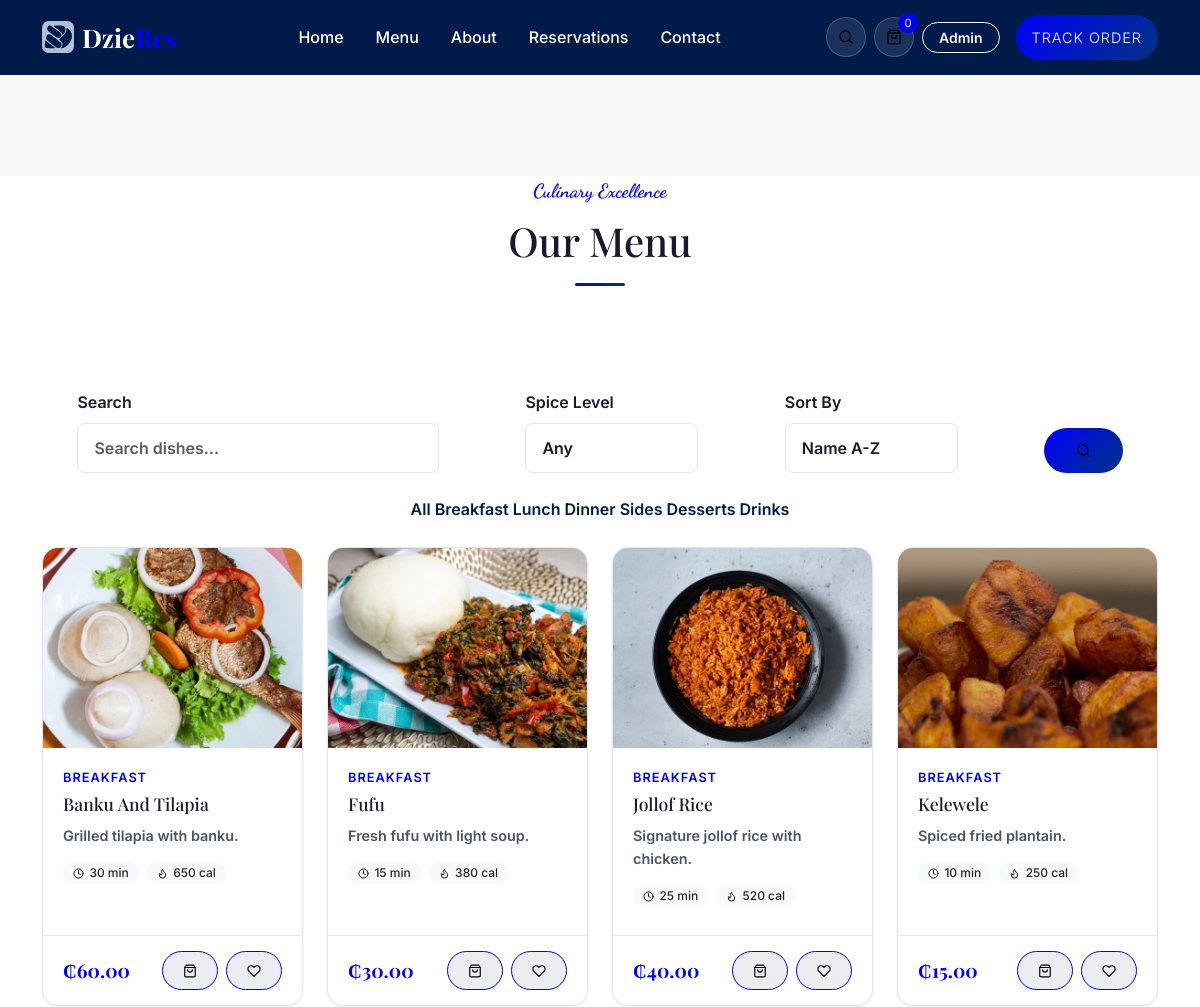
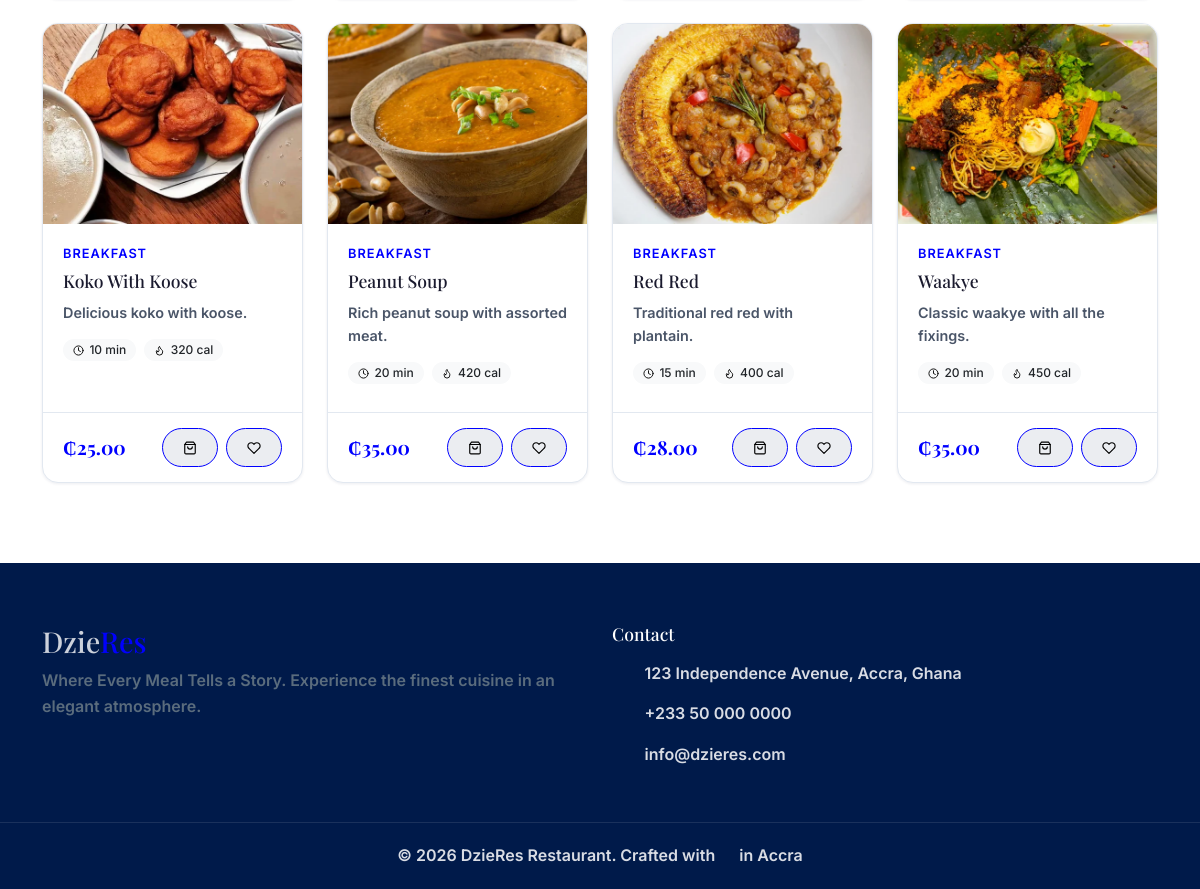
The page /menu on the database its author committed (2 pictures, top to bottom).
### tables this page shows
CREATE TABLE categories (
    id INTEGER PRIMARY KEY AUTOINCREMENT,
    name VARCHAR(100) NOT NULL,
    slug VARCHAR(100) NOT NULL UNIQUE,
    description TEXT,
    image VARCHAR(255),
    icon VARCHAR(50),
    parent_id INTEGER,
    sort_order INTEGER DEFAULT 0,
    status TEXT DEFAULT 'active',
    is_featured INTEGER DEFAULT 0,
    created_at DATETIME DEFAULT CURRENT_TIMESTAMP,
    updated_at DATETIME DEFAULT CURRENT_TIMESTAMP,
    FOREIGN KEY (parent_id) REFERENCES categories(id) ON DELETE SET NULL
);

CREATE TABLE foods (
    id INTEGER PRIMARY KEY AUTOINCREMENT,
    category_id INTEGER NOT NULL,
    name VARCHAR(200) NOT NULL,
    slug VARCHAR(200) NOT NULL UNIQUE,
    description TEXT,
    ingredients TEXT,
    price DECIMAL(10,2) NOT NULL,
    discount_percent DECIMAL(5,2) DEFAULT 0,
    final_price DECIMAL(10,2),
    calories INTEGER,
    preparation_time INTEGER, -- in minutes
    image VARCHAR(255),
    images TEXT, -- JSON array
    spice_level TEXT DEFAULT 'mild',
    availability TEXT DEFAULT 'available',
    status TEXT DEFAULT 'active',
    is_featured INTEGER DEFAULT 0,
    is_todays_special INTEGER DEFAULT 0,
    is_chef_recommendation INTEGER DEFAULT 0,
    tags TEXT, -- JSON array
    serving_size VARCHAR(50),
    allergens TEXT, -- JSON array
    preparation_time_range VARCHAR(50),
    unit TEXT DEFAULT 'plate',
    stock_quantity INTEGER DEFAULT 999,
    min_order_qty INTEGER DEFAULT 1,
    max_order_qty INTEGER DEFAULT 20,
    sort_order INTEGER DEFAULT 0,
    created_at DATETIME DEFAULT CURRENT_TIMESTAMP,
    updated_at DATETIME DEFAULT CURRENT_TIMESTAMP,
    FOREIGN KEY (category_id) REFERENCES categories(id) ON DELETE CASCADE
);

### views/menu/index.php (the view, shortened to what the rows shown need)
<?php
$search = $search ?? '';
$sort = $sort ?? 'name_asc';
$currentCategory = $currentCategory ?? '';
?>
<section class="page-hero">
    <div class="container">
        <div class="text-center" data-aos="fade-up">
            <p class="section-subtitle">Culinary Excellence</p>
            <h1 class="page-title">Our Menu</h1>
            <div class="section-divider mx-auto"></div>
        </div>
    </div>
</section>
<section class="section-padding">
    <div class="container">
        <div class="menu-filters mb-4" data-aos="fade-up">
            <form method="GET" action="<?= \baseUrl('menu') ?>" id="menuFilterForm" class="row g-3 align-items-end">
                <div class="col-md-4">
                    <label class="form-label">Search</label>
                    <input type="text" name="search" class="form-control" placeholder="Search dishes..." value="<?= \escape($search) ?>">
                </div>
                <div class="col-md-2">
                    <label class="form-label">Spice Level</label>
                    <select name="spice" class="form-select">
                        <option value="">Any</option>
                    </select>
                </div>
                <div class="col-md-2">
                    <label class="form-label">Sort By</label>
                    <select name="sort" class="form-select">
                        <option value="name_asc" <?= $sort === 'name_asc' ? 'selected' : '' ?>>Name A-Z</option>
                    </select>
                </div>
                <div class="col-md-1">
                    <button type="submit" class="btn btn-gold w-100"><?= \icon('filter', []) ?></button>
                </div>
            </form>
        </div>
        <div class="category-pills mb-4 text-center">
            <a href="<?= \baseUrl('menu') ?>" class="category-pill <?= empty($currentCategory) ? 'active' : '' ?>">All</a>
            <?php foreach ($categories as $cat): ?>
                <a href="<?= \baseUrl('menu/category/' . $cat->slug) ?>" class="category-pill <?= $currentCategory === $cat->slug ? 'active' : '' ?>">
                    <?= \escape($cat->name) ?>
                </a>
            <?php endforeach; ?>
        </div>
        <div class="row g-4" id="foodGrid">
            <?php if (!empty($foods)): ?>
                <?php foreach ($foods as $food): ?>
                    <div class="col-md-6 col-lg-4 col-xl-3" data-aos="fade-up">
                        <div class="food-card">
                            <div class="food-image">
                                <a href="<?= \baseUrl('menu/' . $food->slug) ?>">
                                    <img src="<?= \menuImageUrl($food) ?>" alt="<?= \escape($food->name) ?>" loading="lazy">
                                </a>
                            </div>
                            <div class="food-body">
                                <p class="food-category"><?= \escape($food->category_name ?? '') ?></p>
                                <h5 class="food-name">
                                    <a href="<?= \baseUrl('menu/' . $food->slug) ?>" class="text-decoration-none text-reset stretched-link-target">
                                        <?= \escape($food->name) ?>
                                    </a>
                                </h5>
                                <p class="food-description"><?= \truncate($food->description ?? '', 70) ?></p>
                                <div class="d-flex align-items-center gap-2 mb-2 flex-wrap">
                                    <span class="badge bg-light text-dark"><?= \icon('clock', ['style' => 'width:0.9em;height:0.9em;margin-right:0.35rem;vertical-align:-0.15em;']) ?><?= $food->preparation_time ?? 15 ?> min</span>
                                    <span class="badge bg-light text-dark"><?= \icon('fire', ['style' => 'width:0.9em;height:0.9em;margin-right:0.35rem;vertical-align:-0.15em;']) ?><?= $food->calories ?? 0 ?> cal</span>
                                </div>
                            </div>
                            <div class="food-footer">
                                <div class="food-price">
                                    <?= \formatPrice($food->final_price ?? $food->price) ?>
                                </div>
                                <div class="d-flex gap-2">
                                    <button class="btn btn-light-gold btn-sm add-to-cart" data-food-id="<?= $food->id ?>">
                                        <?= \icon('cart', []) ?>
                                    </button>
                                    <button class="btn btn-light-gold btn-sm favorite-btn" data-food-id="<?= $food->id ?>">
                                        <?= \icon('heart', []) ?>
                                    </button>
                                </div>
                            </div>
                        </div>
                    </div>
                <?php endforeach; ?>
            <?php endif; ?>
        </div>
    </div>
</section>

### Router.php (shortened to what the rows shown need)
<?php
class Router
{
    private $routes = [];
    private $middleware = [];
    private $prefix = '';
    private function addRoute(string $methods, string $path, $handler, array $middleware): void
    {
        $path = $this->prefix . $path;
        $methods = explode('|', $methods);
        foreach ($methods as $method) {
            $this->routes[] = [
                'method' => strtoupper(trim($method)),
                'path' => $path,
                'handler' => $handler,
                'middleware' => array_merge($this->middleware, $middleware),
                'pattern' => $this->pathToRegex($path),
            ];
        }
    }
    public function group(string $prefix, callable $callback, array $middleware = []): void
    {
        $previousPrefix = $this->prefix;
        $previousMiddleware = $this->middleware;
        $this->prefix = $previousPrefix . $prefix;
        $this->middleware = array_merge($previousMiddleware, $middleware);
        $this->prefix = $previousPrefix;
        $this->middleware = $previousMiddleware;
    }
    public function dispatch(): void
    {
        $uri = parse_url($_SERVER['REQUEST_URI'], PHP_URL_PATH);
        $basePath = dirname($_SERVER['SCRIPT_NAME']);
        if ($basePath !== '/' && strpos($uri, $basePath) === 0) {
            $uri = substr($uri, strlen($basePath));
        }
        $uri = '/' . trim($uri, '/');
        foreach ($this->routes as $route) {
            if (preg_match($route['pattern'], $uri, $matches)) {
                $params = array_filter($matches, function($key) {
                    return !is_numeric($key);
                }, ARRAY_FILTER_USE_KEY);
                $this->executeHandler($route['handler'], $params);
                return;
            }
        }
    }
    private function pathToRegex(string $path): string
    {
        $pattern = preg_replace('/\{([a-zA-Z_]+)\}/', '(?P<$1>[^/]+)', $path);
        $pattern = str_replace('/', '\/', $pattern);
        return '/^' . $pattern . '$/';
    }
    private function executeHandler($handler, array $params): void
    {
        if (is_callable($handler)) {
            call_user_func_array($handler, $params);
        } elseif (is_string($handler)) {
            if (strpos($handler, '@') !== false) {
                [$controller, $method] = explode('@', $handler);
                $instance = new $controller();
                call_user_func_array([$instance, $method], $params);
            } else {
                view($handler, $params);
            }
        }
    }
}

### helpers/functions.php (shortened to what the rows shown need)
<?php
function app(): array
{
    static $config = null;
    if ($config === null) {
        $config = require __DIR__ . '/../config/app.php';
    }
    return $config;
}
function db(): Database
{
    return Database::getInstance();
}
function config(string $key, $default = null)
{
    $dbValue = dbConfigValue($key);
    $keys = explode('.', $key);
    $value = app();
    foreach ($keys as $segment) {
        $value = $value[$segment];
    }
    return $value;
}
function dbConfigValue(string $key)
{
    static $map = [
        'tax.rate'               => 'tax_rate',
        'service_charge'         => 'service_charge',
        'delivery.fee'           => 'delivery_fee',
        'delivery.free_above'    => 'free_delivery_above',
        'currency.symbol'        => 'currency_symbol',
        'currency.code'          => 'currency_code',
        'restaurant.name'        => 'restaurant_name',
        'restaurant.tagline'     => 'restaurant_tagline',
        'restaurant.phone'       => 'restaurant_phone',
        'restaurant.email'       => 'restaurant_email',
        'restaurant.address'     => 'restaurant_address',
        'restaurant.opening_hours' => 'opening_hours',
        'loyalty.points_per_ghs' => 'loyalty_points_per_ghs',
        'loyalty.welcome_points' => 'welcome_points',
        'app.accent_color'       => 'accent_color',
        'app.primary_color'      => 'primary_color',
    ];
    if (!isset($map[$key])) {
        return null;
    }
    try {
        return getSetting($map[$key]);
    } catch (\Throwable $e) {
        return null;
    }
}
function detectBaseUrl(): string
{
    $configured = config('url');
    if (!empty($_SERVER['HTTP_HOST'])) {
        $scheme = (!empty($_SERVER['HTTPS']) && $_SERVER['HTTPS'] !== 'off') ? 'https' : 'http';
        $host = $_SERVER['HTTP_HOST'];
        $script = $_SERVER['SCRIPT_NAME'] ?? '/index.php';
        $basePath = rtrim(dirname($script), '/');
        return $scheme . '://' . $host . $basePath;
    }
    return rtrim($configured ?: 'http://localhost/restaurant', '/');
}
function baseUrl(string $path = ''): string
{
    static $base = null;
    if ($base === null) {
        $base = detectBaseUrl();
    }
    return rtrim($base, '/') . '/' . ltrim($path, '/');
}
function escape(string $value): string
{
    return htmlspecialchars($value, ENT_QUOTES | ENT_HTML5, 'UTF-8');
}
function sanitize($value): string
{
    return strip_tags(trim((string) $value));
}
function truncate(string $text, int $length = 100, string $suffix = '...'): string
{
    if (mb_strlen($text) <= $length) {
        return $text;
    }
    return mb_substr($text, 0, $length - mb_strlen($suffix)) . $suffix;
}
function formatPrice(float $amount): string
{
    $symbol = config('currency.symbol', '₵');
    return $symbol . number_format($amount, 2);
}
function paginate(string $query, string $countQuery, array $params = [], int $perPage = 12): array
{
    $page = max(1, (int)($_GET['page'] ?? 1));
    $offset = ($page - 1) * $perPage;
    $totalResult = db()->fetch($countQuery, $params);
    $total = $totalResult ? (int)$totalResult->count : 0;
    $totalPages = max(1, ceil($total / $perPage));
    $items = db()->fetchAll(
        $query . " LIMIT {$perPage} OFFSET {$offset}",
        $params
    );
    return [
        'items' => $items,
        'current_page' => $page,
        'per_page' => $perPage,
        'total' => $total,
        'total_pages' => $totalPages,
        'has_prev' => $page > 1,
        'has_next' => $page < $totalPages,
        'prev_page' => $page - 1,
        'next_page' => $page + 1,
    ];
}
function getSetting(string $key, $default = null)
{
    $result = db()->fetch("SELECT value FROM settings WHERE `key` = ?", [$key]);
    return $result ? $result->value : $default;
}
function view(string $view, array $data = []): void
{
    extract($data);
    $viewPath = __DIR__ . '/../views/' . $view . '.php';
    require $viewPath;
}
function asset(string $path): string
{
    return baseUrl('assets/' . ltrim($path, '/'));
}
function icon(string $name, array $attrs = []): string
{
    $file = $map[$name] ?? 'search.svg';
    $src = asset('images/icons/' . $file);
    $html = '<img src="' . $src . '" alt="' . $name . '" class="icon icon-' . $name . '"';
    foreach ($attrs as $k => $v) {
        $html .= ' ' . $k . '="' . htmlspecialchars($v, ENT_QUOTES) . '"';
    }
    $html .= '>';
    return $html;
}
function menuImageUrl(object $food): string
{
    $slug = $food->slug ?? '';
    $menuDir = __DIR__ . '/../assets/images/menu/';
    if ($slug && is_dir($menuDir)) {
        $files = [];
        if (defined('GLOB_BRACE')) {
            $files = glob($menuDir . $slug . '-*.{jpg,jpeg,png,webp}', GLOB_BRACE);
        } else {
            foreach (['jpg','jpeg','png','webp'] as $ext) {
                $files = array_merge($files, glob($menuDir . $slug . '-*.' . $ext));
            }
        }
        foreach ($files as $file) {
            return asset('images/menu/' . basename($file));
        }
    }
    return asset('images/food-placeholder.svg');
}

### rows shown on the page
categories: name "Breakfast"
categories: name "Lunch"
categories: name "Dinner"
categories: name "Sides"
categories: name "Desserts"
categories: name "Drinks"
foods: slug (picture), category.name "BREAKFAST", name "Banku And Tilapia", description "Grilled tilapia with banku.", preparation_time "30", calories "650", price "₵60.00"
foods: slug (picture), category.name "BREAKFAST", name "Fufu", description "Fresh fufu with light soup.", preparation_time "15", calories "380", price "₵30.00"
foods: slug (picture), category.name "BREAKFAST", name "Jollof Rice", description "Signature jollof rice with chicken.", preparation_time "25", calories "520", price "₵40.00"
foods: slug (picture), category.name "BREAKFAST", name "Kelewele", description "Spiced fried plantain.", preparation_time "10", calories "250", price "₵15.00"
foods: slug (picture), category.name "BREAKFAST", name "Koko With Koose", description "Delicious koko with koose.", preparation_time "10", calories "320", price "₵25.00"
foods: slug (picture), category.name "BREAKFAST", name "Peanut Soup", description "Rich peanut soup with assorted meat.", preparation_time "20", calories "420", price "₵35.00"
foods: slug (picture), category.name "BREAKFAST", name "Red Red", description "Traditional red red with plantain.", preparation_time "15", calories "400", price "₵28.00"
foods: slug (picture), category.name "BREAKFAST", name "Waakye", description "Classic waakye with all the fixings.", preparation_time "20", calories "450", price "₵35.00"
